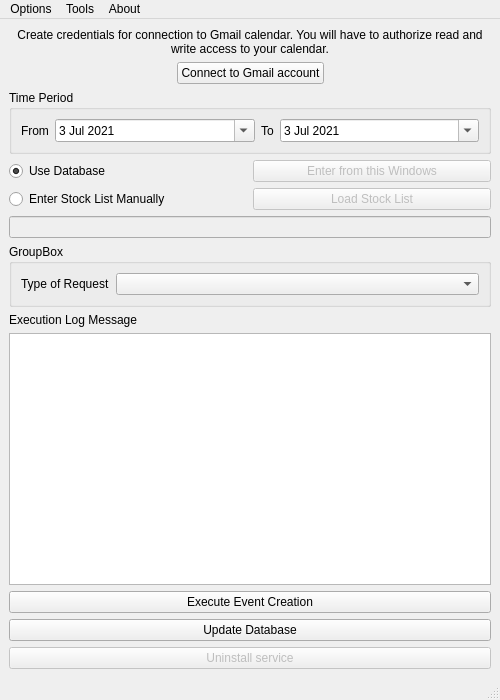
<?xml version="1.0" encoding="UTF-8"?>
<ui version="4.0">
 <class>mainwindow</class>
 <widget class="QMainWindow" name="mainwindow">
  <property name="geometry">
   <rect>
    <x>0</x>
    <y>0</y>
    <width>500</width>
    <height>700</height>
   </rect>
  </property>
  <property name="sizePolicy">
   <sizepolicy hsizetype="Fixed" vsizetype="Fixed">
    <horstretch>0</horstretch>
    <verstretch>0</verstretch>
   </sizepolicy>
  </property>
  <property name="minimumSize">
   <size>
    <width>500</width>
    <height>700</height>
   </size>
  </property>
  <property name="maximumSize">
   <size>
    <width>500</width>
    <height>700</height>
   </size>
  </property>
  <property name="windowTitle">
   <string>Calendify - Financials Events </string>
  </property>
  <property name="windowIcon">
   <iconset>
    <normaloff>salary.ico</normaloff>salary.ico</iconset>
  </property>
  <widget class="QWidget" name="centralwidget">
   <property name="sizePolicy">
    <sizepolicy hsizetype="Fixed" vsizetype="Fixed">
     <horstretch>0</horstretch>
     <verstretch>0</verstretch>
    </sizepolicy>
   </property>
   <layout class="QGridLayout" name="gridLayout_4">
    <item row="6" column="0">
     <layout class="QVBoxLayout" name="verticalLayout_2">
      <item>
       <widget class="QPushButton" name="pushButton_execute">
        <property name="text">
         <string>Execute Event Creation</string>
        </property>
       </widget>
      </item>
      <item>
       <widget class="QPushButton" name="pushButton_updateDB">
        <property name="text">
         <string>Update Database</string>
        </property>
       </widget>
      </item>
      <item>
       <widget class="QPushButton" name="pushButton_uninstallService">
        <property name="enabled">
         <bool>false</bool>
        </property>
        <property name="sizePolicy">
         <sizepolicy hsizetype="Preferred" vsizetype="Fixed">
          <horstretch>0</horstretch>
          <verstretch>0</verstretch>
         </sizepolicy>
        </property>
        <property name="text">
         <string>Uninstall service</string>
        </property>
       </widget>
      </item>
     </layout>
    </item>
    <item row="5" column="0">
     <widget class="QPlainTextEdit" name="plainTextEdit_log"/>
    </item>
    <item row="2" column="0">
     <layout class="QGridLayout" name="gridLayout_2">
      <item row="1" column="1">
       <widget class="QPushButton" name="pushButton_loadCSV">
        <property name="enabled">
         <bool>false</bool>
        </property>
        <property name="text">
         <string>Load Stock List</string>
        </property>
       </widget>
      </item>
      <item row="0" column="1">
       <widget class="QPushButton" name="pushButton_2">
        <property name="enabled">
         <bool>false</bool>
        </property>
        <property name="text">
         <string>Enter from this Windows</string>
        </property>
       </widget>
      </item>
      <item row="2" column="0" colspan="2">
       <widget class="QLineEdit" name="lineEdit">
        <property name="enabled">
         <bool>false</bool>
        </property>
       </widget>
      </item>
      <item row="1" column="0">
       <widget class="QRadioButton" name="radioButton_manually">
        <property name="text">
         <string>Enter Stock List Manually</string>
        </property>
       </widget>
      </item>
      <item row="0" column="0">
       <widget class="QRadioButton" name="radioButton_db">
        <property name="text">
         <string>Use Database</string>
        </property>
        <property name="checked">
         <bool>true</bool>
        </property>
       </widget>
      </item>
     </layout>
    </item>
    <item row="0" column="0">
     <layout class="QGridLayout" name="gridLayout">
      <item row="1" column="0">
       <spacer name="horizontalSpacer_3">
        <property name="orientation">
         <enum>Qt::Horizontal</enum>
        </property>
        <property name="sizeHint" stdset="0">
         <size>
          <width>40</width>
          <height>20</height>
         </size>
        </property>
       </spacer>
      </item>
      <item row="0" column="0" colspan="3">
       <widget class="QLabel" name="label_credential">
        <property name="text">
         <string>&lt;html&gt;&lt;head/&gt;&lt;body&gt;&lt;p align=&quot;center&quot;&gt;Create credentials for connection to Gmail calendar. You will have to authorize read and write access to your calendar.&lt;/p&gt;&lt;/body&gt;&lt;/html&gt;</string>
        </property>
        <property name="wordWrap">
         <bool>true</bool>
        </property>
       </widget>
      </item>
      <item row="1" column="1">
       <widget class="QPushButton" name="pushButton_connection">
        <property name="text">
         <string>Connect to Gmail account</string>
        </property>
       </widget>
      </item>
      <item row="1" column="2">
       <spacer name="horizontalSpacer_2">
        <property name="orientation">
         <enum>Qt::Horizontal</enum>
        </property>
        <property name="sizeHint" stdset="0">
         <size>
          <width>40</width>
          <height>20</height>
         </size>
        </property>
       </spacer>
      </item>
     </layout>
    </item>
    <item row="1" column="0">
     <widget class="QGroupBox" name="groupBox">
      <property name="title">
       <string>Time Period</string>
      </property>
      <layout class="QHBoxLayout" name="horizontalLayout">
       <item>
        <widget class="QLabel" name="label_3">
         <property name="sizePolicy">
          <sizepolicy hsizetype="Minimum" vsizetype="Preferred">
           <horstretch>0</horstretch>
           <verstretch>0</verstretch>
          </sizepolicy>
         </property>
         <property name="text">
          <string>From</string>
         </property>
        </widget>
       </item>
       <item>
        <widget class="QDateEdit" name="dateEdit_From">
         <property name="sizePolicy">
          <sizepolicy hsizetype="Expanding" vsizetype="Fixed">
           <horstretch>0</horstretch>
           <verstretch>0</verstretch>
          </sizepolicy>
         </property>
         <property name="calendarPopup">
          <bool>true</bool>
         </property>
         <property name="date">
          <date>
           <year>2021</year>
           <month>7</month>
           <day>3</day>
          </date>
         </property>
        </widget>
       </item>
       <item>
        <widget class="QLabel" name="label">
         <property name="sizePolicy">
          <sizepolicy hsizetype="Minimum" vsizetype="Preferred">
           <horstretch>0</horstretch>
           <verstretch>0</verstretch>
          </sizepolicy>
         </property>
         <property name="text">
          <string>To</string>
         </property>
        </widget>
       </item>
       <item>
        <widget class="QDateEdit" name="dateEdit_to">
         <property name="sizePolicy">
          <sizepolicy hsizetype="Expanding" vsizetype="Fixed">
           <horstretch>0</horstretch>
           <verstretch>0</verstretch>
          </sizepolicy>
         </property>
         <property name="calendarPopup">
          <bool>true</bool>
         </property>
         <property name="date">
          <date>
           <year>2021</year>
           <month>7</month>
           <day>3</day>
          </date>
         </property>
        </widget>
       </item>
      </layout>
     </widget>
    </item>
    <item row="4" column="0">
     <widget class="QLabel" name="label_2">
      <property name="text">
       <string>Execution Log Message</string>
      </property>
     </widget>
    </item>
    <item row="3" column="0">
     <widget class="QGroupBox" name="groupBox_2">
      <property name="sizePolicy">
       <sizepolicy hsizetype="Expanding" vsizetype="Preferred">
        <horstretch>0</horstretch>
        <verstretch>0</verstretch>
       </sizepolicy>
      </property>
      <property name="title">
       <string>GroupBox</string>
      </property>
      <layout class="QHBoxLayout" name="horizontalLayout_2">
       <item>
        <widget class="QLabel" name="label_4">
         <property name="text">
          <string>Type of Request</string>
         </property>
        </widget>
       </item>
       <item>
        <widget class="QComboBox" name="comboBox_requests">
         <property name="sizePolicy">
          <sizepolicy hsizetype="Expanding" vsizetype="Fixed">
           <horstretch>0</horstretch>
           <verstretch>0</verstretch>
          </sizepolicy>
         </property>
        </widget>
       </item>
      </layout>
     </widget>
    </item>
   </layout>
  </widget>
  <widget class="QMenuBar" name="menubar">
   <property name="geometry">
    <rect>
     <x>0</x>
     <y>0</y>
     <width>500</width>
     <height>21</height>
    </rect>
   </property>
   <widget class="QMenu" name="menuoption">
    <property name="title">
     <string>Options</string>
    </property>
   </widget>
   <widget class="QMenu" name="menuTool">
    <property name="title">
     <string>Tools</string>
    </property>
    <addaction name="actionStocks_Analyzer"/>
    <addaction name="actionFinancial_Events_Creator"/>
    <addaction name="actionStock_Scanner"/>
   </widget>
   <widget class="QMenu" name="menuAbout">
    <property name="title">
     <string>About</string>
    </property>
    <addaction name="actionDonate"/>
    <addaction name="actionContact_Info"/>
   </widget>
   <addaction name="menuoption"/>
   <addaction name="menuTool"/>
   <addaction name="menuAbout"/>
  </widget>
  <widget class="QStatusBar" name="statusbar"/>
  <action name="actionEvent_Parameters">
   <property name="text">
    <string>Event Parameters</string>
   </property>
  </action>
  <action name="actionStock_Parameters">
   <property name="text">
    <string>Stock Parameters</string>
   </property>
  </action>
  <action name="actionResearch_Parameters">
   <property name="text">
    <string>Research Parameters</string>
   </property>
  </action>
  <action name="actionStocks_Analyzer">
   <property name="text">
    <string>Stocks Analyzer</string>
   </property>
  </action>
  <action name="actionDonate">
   <property name="text">
    <string>Donate</string>
   </property>
  </action>
  <action name="actionContact_Info">
   <property name="text">
    <string>Contact Info</string>
   </property>
  </action>
  <action name="actionFinancial_Events_Creator">
   <property name="text">
    <string>Financial Events Creator</string>
   </property>
  </action>
  <action name="actionStock_Scanner">
   <property name="text">
    <string>Stock Scanner</string>
   </property>
  </action>
 </widget>
 <resources/>
 <connections>
  <connection>
   <sender>radioButton_manually</sender>
   <signal>toggled(bool)</signal>
   <receiver>pushButton_loadCSV</receiver>
   <slot>setEnabled(bool)</slot>
   <hints>
    <hint type="sourcelabel">
     <x>95</x>
     <y>245</y>
    </hint>
    <hint type="destinationlabel">
     <x>272</x>
     <y>245</y>
    </hint>
   </hints>
  </connection>
  <connection>
   <sender>radioButton_manually</sender>
   <signal>toggled(bool)</signal>
   <receiver>pushButton_2</receiver>
   <slot>setEnabled(bool)</slot>
   <hints>
    <hint type="sourcelabel">
     <x>95</x>
     <y>245</y>
    </hint>
    <hint type="destinationlabel">
     <x>272</x>
     <y>216</y>
    </hint>
   </hints>
  </connection>
  <connection>
   <sender>radioButton_manually</sender>
   <signal>toggled(bool)</signal>
   <receiver>lineEdit</receiver>
   <slot>setEnabled(bool)</slot>
   <hints>
    <hint type="sourcelabel">
     <x>95</x>
     <y>245</y>
    </hint>
    <hint type="destinationlabel">
     <x>183</x>
     <y>272</y>
    </hint>
   </hints>
  </connection>
 </connections>
</ui>
